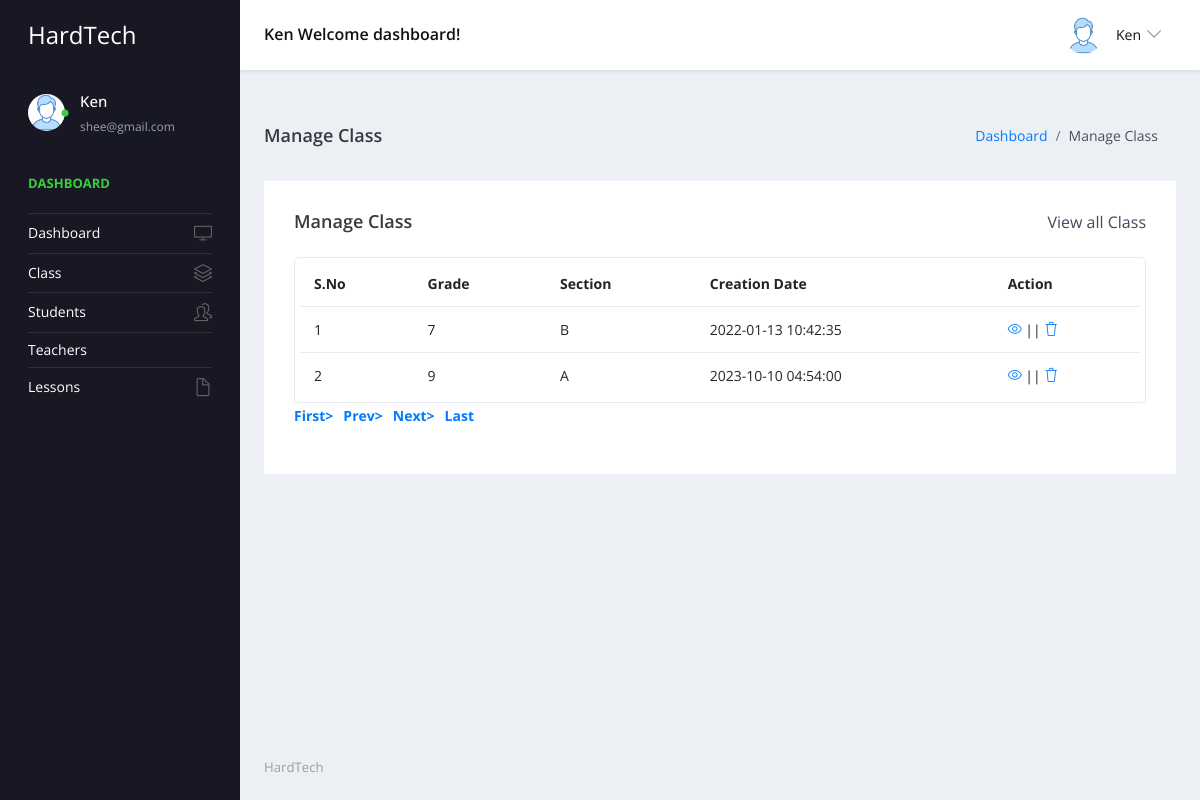
The app's page /admin/manage-class.php (signed in) with its own data.
### tables this page shows
CREATE TABLE `tblclass` (
  `ID` int(5) NOT NULL,
  `Grade` int(11) DEFAULT NULL,
  `Section` varchar(20) DEFAULT NULL,
  `CreationDate` timestamp NULL DEFAULT current_timestamp()
);

### admin/manage-class.php (the view, shortened to what this page needs)
<?php
include('includes/dbconnection.php');
if (strlen($_SESSION['sturecmsaid']==0)) {
  header('location:logout.php');
  } else{
?>
<!DOCTYPE html>
<html lang="en">
  <head>
    <link rel="stylesheet" href="vendors/simple-line-icons/css/simple-line-icons.css">
    <link rel="stylesheet" href="vendors/flag-icon-css/css/flag-icon.min.css">
    <link rel="stylesheet" href="vendors/css/vendor.bundle.base.css">
    <link rel="stylesheet" href="./vendors/daterangepicker/daterangepicker.css">
    <link rel="stylesheet" href="./vendors/chartist/chartist.min.css">
    <link rel="stylesheet" href="./css/style.css">
  </head>
  <body>
    <div class="container-scroller">
     <?php include_once('includes/header.php');?>
      <div class="container-fluid page-body-wrapper">
        <?php include_once('includes/sidebar.php');?>
        <div class="main-panel">
          <div class="content-wrapper">
             <div class="page-header">
              <h3 class="page-title"> Manage Class</h3>
              <nav aria-label="breadcrumb">
                <ol class="breadcrumb">
                  <li class="breadcrumb-item"><a href="dashboard.php">Dashboard</a></li>
                  <li class="breadcrumb-item active" aria-current="page"> Manage Class</li>
                </ol>
              </nav>
            </div>
            <div class="row">
              <div class="col-md-12 grid-margin stretch-card">
                <div class="card">
                  <div class="card-body">
                    <div class="d-sm-flex align-items-center mb-4">
                      <h4 class="card-title mb-sm-0">Manage Class</h4>
                      <a href="#" class="text-dark ml-auto mb-3 mb-sm-0"> View all Class</a>
                    </div>
                    <div class="table-responsive border rounded p-1">
                      <table class="table">
                        <thead>
                          <tr>
                            <th class="font-weight-bold">S.No</th>
                            <th class="font-weight-bold">Grade</th>
                            <th class="font-weight-bold">Section</th>
                            <th class="font-weight-bold">Creation Date</th>
                            <th class="font-weight-bold">Action</th>
                          </tr>
                        </thead>
                        <tbody>
                           <?php
                           if (isset($_GET['pageno'])) {
            $pageno = $_GET['pageno'];
        } else {
            $pageno = 1;
        }
        $no_of_records_per_page =15;
        $offset = ($pageno-1) * $no_of_records_per_page;
       $ret = "SELECT ID FROM tblclass";
$query1 = $dbh -> prepare($ret);
$query1->execute();
$total_rows=$query1->rowCount();
$total_pages = ceil($total_rows / $no_of_records_per_page);
$sql="SELECT * from tblclass LIMIT $offset, $no_of_records_per_page";
$query = $dbh -> prepare($sql);
$query->execute();
$results=$query->fetchAll(PDO::FETCH_OBJ);
$cnt=1;
if($query->rowCount() > 0)
{
foreach($results as $row)
{               ?>
                          <tr>
                            <td><?php echo htmlentities($cnt);?></td>
                            <td><?php  echo htmlentities($row->Grade);?></td>
                            <td><?php  echo htmlentities($row->Section);?></td>
                            <td><?php  echo htmlentities($row->CreationDate);?></td>
                            <td>
                              <div><a href="edit-class-detail.php?editid=<?php echo htmlentities ($row->ID);?>"><i class="icon-eye"></i></a>
                                                || <a href="manage-class.php?delid=<?php echo ($row->ID);?>" onclick="return confirm('Do you really want to Delete ?');"> <i class="icon-trash"></i></a></div>
                            </td>
                          </tr><?php $cnt=$cnt+1;}} ?>
                        </tbody>
                      </table>
                    </div>
                    <div align="left">
    <ul class="pagination" >
        <li><a href="?pageno=1"><strong>First></strong></a></li>
        <li class="<?php if($pageno <= 1){ echo 'disabled'; } ?>">
            <a href="<?php if($pageno <= 1){ echo '#'; } else { echo "?pageno=".($pageno - 1); } ?>"><strong style="padding-left: 10px">Prev></strong></a>
        </li>
        <li class="<?php if($pageno >= $total_pages){ echo 'disabled'; } ?>">
            <a href="<?php if($pageno >= $total_pages){ echo '#'; } else { echo "?pageno=".($pageno + 1); } ?>"><strong style="padding-left: 10px">Next></strong></a>
        </li>
        <li><a href="?pageno=<?php echo $total_pages; ?>"><strong style="padding-left: 10px">Last</strong></a></li>
    </ul>
</div>
                  </div>
                </div>
              </div>
            </div>
          </div>
         <?php include_once('includes/footer.php');?>
        </div>
      </div>
    </div>
  </body>
</html><?php }  ?>

### admin/includes/header.php (shortened to what this page needs)
 <nav class="navbar default-layout-navbar col-lg-12 col-12 p-0 fixed-top d-flex flex-row">
        <div class="navbar-brand-wrapper d-flex align-items-center">
          <a class="navbar-brand brand-logo" href="dashboard.php">
            <strong style="color: white;">HardTech</strong>
          </a>
        </div><?php
         $aid= $_SESSION['sturecmsaid'];
$sql="SELECT * from tbladmin where ID=:aid";
$query = $dbh -> prepare($sql);
$query->bindParam(':aid',$aid,PDO::PARAM_STR);
$query->execute();
$results=$query->fetchAll(PDO::FETCH_OBJ);
$cnt=1;
if($query->rowCount() > 0)
{
foreach($results as $row)
{               ?>
        <div class="navbar-menu-wrapper d-flex align-items-center flex-grow-1">
          <h5 class="mb-0 font-weight-medium d-none d-lg-flex"><?php  echo htmlentities($row->AdminName);?> Welcome dashboard!</h5>
          <ul class="navbar-nav navbar-nav-right ml-auto">
            <li class="nav-item dropdown d-none d-xl-inline-flex user-dropdown">
              <a class="nav-link dropdown-toggle" id="UserDropdown" href="#" data-toggle="dropdown" aria-expanded="false">
                <img class="img-xs rounded-circle ml-2" src="images/faces/face8.jpg" alt="Profile image"> <span class="font-weight-normal"> <?php  echo htmlentities($row->AdminName);?> </span></a>
                <?php $cnt=$cnt+1;}} ?>
            </li>
          </ul>
        </div>
      </nav>

### admin/includes/sidebar.php (shortened to what this page needs)
<nav class="sidebar sidebar-offcanvas" id="sidebar">
          <ul class="nav">
            <li class="nav-item nav-profile">
              <a href="#" class="nav-link">
                <div class="profile-image">
                  <img class="img-xs rounded-circle" src="images/faces/face8.jpg" alt="profile image">
                  <div class="dot-indicator bg-success"></div>
                </div>
                <div class="text-wrapper">
                  <?php
         $aid= $_SESSION['sturecmsaid'];
$sql="SELECT * from tbladmin where ID=:aid";
$query = $dbh -> prepare($sql);
$query->bindParam(':aid',$aid,PDO::PARAM_STR);
$query->execute();
$results=$query->fetchAll(PDO::FETCH_OBJ);
$cnt=1;
if($query->rowCount() > 0)
{
foreach($results as $row)
{               ?>
                  <p class="profile-name"><?php  echo htmlentities($row->AdminName);?></p>
                  <p class="designation"><?php  echo htmlentities($row->Email);?></p><?php $cnt=$cnt+1;}} ?>
                </div>
              </a>
            </li>
            <li class="nav-item nav-category">
              <span class="nav-link">Dashboard</span>
            </li>
            <li class="nav-item">
              <a class="nav-link" href="dashboard.php">
                <span class="menu-title">Dashboard</span>
                <i class="icon-screen-desktop menu-icon"></i>
              </a>
            </li>
            <li class="nav-item">
              <a class="nav-link" data-toggle="collapse" href="#ui-basic" aria-expanded="false" aria-controls="ui-basic">
                <span class="menu-title">Class</span>
                <i class="icon-layers menu-icon"></i>
              </a>
            </li>
            <li class="nav-item">
              <a class="nav-link" data-toggle="collapse" href="#ui-basic1" aria-expanded="false" aria-controls="ui-basic1">
                <span class="menu-title">Students</span>
                <i class="icon-people menu-icon"></i>
              </a>
            </li>
            <li class="nav-item">
              <a class="nav-link" data-toggle="collapse" href="#auth1" aria-expanded="false" aria-controls="auth1">
                <span class="menu-title">Teachers</span>
              </a>
            </li>
            <li class="nav-item">
              <a class="nav-link" data-toggle="collapse" href="#auth2" aria-expanded="false" aria-controls="auth2">
                <span class="menu-title">Lessons</span>
                <i class="icon-doc menu-icon"></i>
              </a>
            </li>
          </ul>
        </nav>

### records on screen
tblclass: Grade "7", Section "B", CreationDate "2022-01-13 10:42:35"
tblclass: Grade "9", Section "A", CreationDate "2023-10-10 04:54:00"

### other values on screen
$row->AdminName "Ken"
$row->Email "shee@gmail.com"
